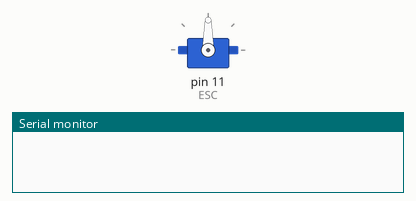
A sketch run on a simulated Arduino Uno, built with avr-gcc and run on an emulated ATmega328P. On the bench: servo, the last lines printed to the serial monitor.

Above: at 0.1 s.
At 10.77 s:
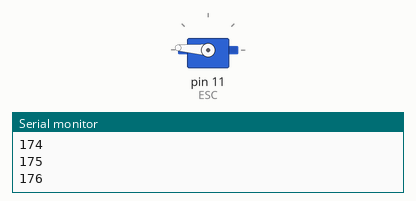
At 21.39 s:
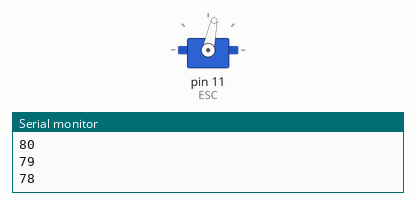
At 39.94 s:
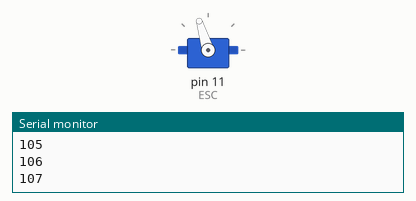
Timing chart, 0 to 40.0 s (numbered marks = the images above):
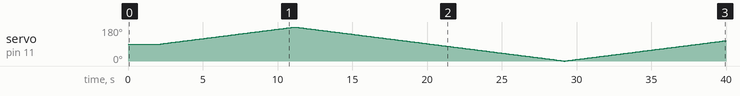

Measured:
- by itself, servo on pin 11 (ESC): 90° → 91° at 2.2 s, → 92° 0.10 s later, → 93° 0.10 s later, → 94° 0.10 s later, … (378 changes in this stretch)

The sketch:

esctest.ino
```cpp
#include <PWMServo.h>


PWMServo ESC;     // create servo object to control the ESC

boolean calibrated = false;

void calibrateESC(){

//  Serial.println("90");
//  ESC.write(90);
//  delay(2000);

  Serial.println("180");
  ESC.write(180);
  digitalWrite(13, HIGH);
  delay(6000);
  digitalWrite(13, LOW);

  Serial.println("0");
  ESC.write(0);
  delay(3000);

  Serial.println("90");
  ESC.write(90);
  delay(6500);
}

void setup() {
//  pinMode(8, INPUT_PULLUP);
//  pinMode(11, INPUT_PULLUP);
  Serial.begin(9600);

  ESC.attach(11, 1000, 2000); // (pin, min pulse width, max pulse width in microseconds)
  ESC.write(90);

  delay(2000);
}

int dir = 1;
int pos = 90;

void loop() {
  if(!calibrated){
//    calibrateESC();
    calibrated = true;
    delay(100);
  }else{

      pos += dir;
      if(pos == 0 || pos == 180){
        dir *= -1;
      }
      ESC.write(pos);
      Serial.println(pos);

//    if(!digitalRead(8)){
//      ESC.write(170);
//      Serial.println(170);
//    }else if(!digitalRead(11)){
//      ESC.write(10);
//      Serial.println(10);
//    }else{
//      ESC.write(90);
//      Serial.println(90);
//    }


  }

  delay(100);

}
```
